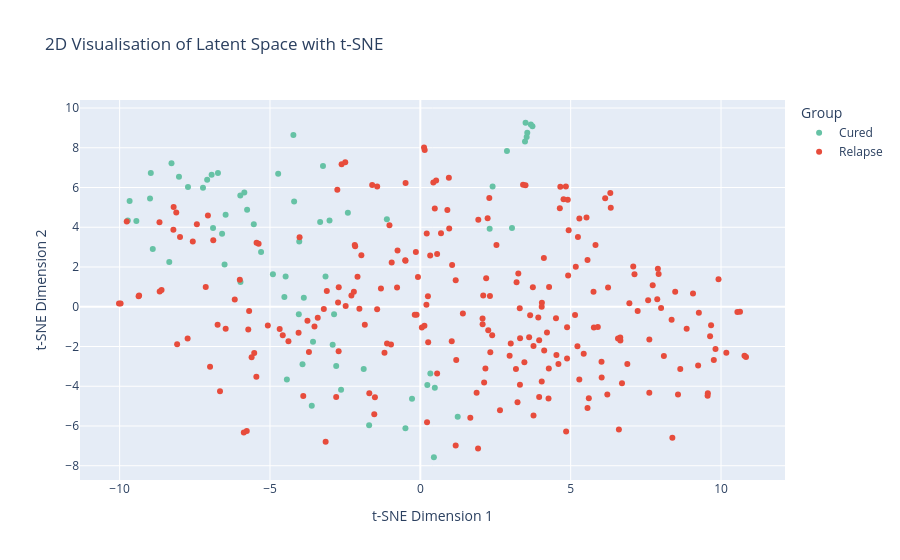
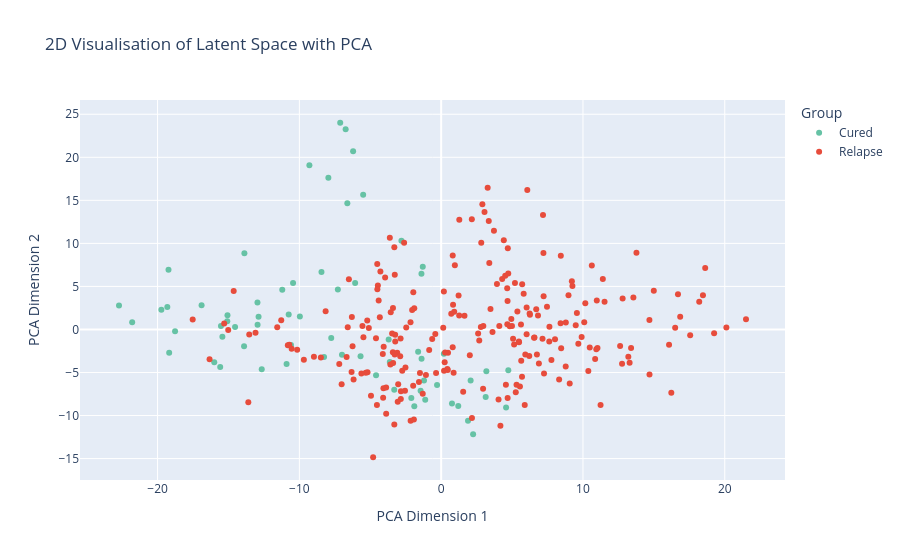

These figures' notebook cell, in order:
### Code cell
import pandas as pd
from sklearn.preprocessing import StandardScaler
from sklearn.impute import SimpleImputer
from sklearn.manifold import TSNE
import plotly.express as px

palette = {"Relapse": "#e74c3c", "Cured": "#66c2a5"}

# Cargar datos
X = pd.read_csv("data_to_use.csv")
y = X['group_name']
# Mapear etiquetas: 0 -> Relapse, 1 -> Cured
y = y.map({0: 'Relapse', 1: 'Cured'})

X = X.drop(columns=['group_name'])

# Imputar y escalar
X = StandardScaler().fit_transform(SimpleImputer(strategy='mean').fit_transform(X))

# t-SNE
X_tsne = TSNE(n_components=2, perplexity=50, random_state=42).fit_transform(X)

# Visualización interactiva
fig = px.scatter(
    x=X_tsne[:, 0],
    y=X_tsne[:, 1],
    color=y.astype(str),
    labels={'color': 'Group'},
    title="2D Visualisation of Latent Space with t-SNE",
    color_discrete_sequence=[palette['Cured'], palette['Relapse']],
)
fig.update_layout(
    xaxis_title="t-SNE Dimension 1",
    yaxis_title="t-SNE Dimension 2",
)
fig.show()

# Now do with PCA
from sklearn.decomposition import PCA
import plotly.express as px

# Cargar datos
X = pd.read_csv("data_to_use.csv")
y = X['group_name']
# Mapear etiquetas: 0 -> Relapse, 1 -> Cured
y = y.map({0: 'Relapse', 1: 'Cured'})

X = X.drop(columns=['group_name'])

# Imputar y escalar
X = StandardScaler().fit_transform(SimpleImputer(strategy='mean').fit_transform(X))

# PCA
X_pca = PCA(n_components=2).fit_transform(X)

# Visualización interactiva
fig = px.scatter(
    x=X_pca[:, 0],
    y=X_pca[:, 1],
    color=y.astype(str),
    labels={'color': 'Group'},
    title="2D Visualisation of Latent Space with PCA",
    color_discrete_sequence=[palette['Cured'], palette['Relapse']],
)
fig.update_layout(
    xaxis_title="PCA Dimension 1",
    yaxis_title="PCA Dimension 2",
)
fig.show()

### Figure 1 — Plotly figure (JSON) as saved in the notebook; plotly's stock layout.template omitted (floating-point values rounded to 4 significant figures; data arrays with more than 128 entries replaced by an {"elided": "..."} marker saying what was removed)
{"data": [{"hovertemplate": "Group=Cured<br>x=%{x}<br>y=%{y}<extra></extra>", "legendgroup": "Cured", "marker": {"color": "#66c2a5", "symbol": "circle"}, "mode": "markers", "name": "Cured", "orientation": "v", "showlegend": true, "type": "scatter", "x": [-6.511, -5.981, -3.918, -2.915, -3.569, -2.869, -4.902, -5.296, -5.539, -6.894, -2.41, -6.593, -1.113, 3.48, 3.556, -4.728, 2.881, 3.536, 3.728, 3.674, 3.5, -6.476, -8.898, -8.349, -5.987, -5.854, -9.668, -5.761, -7.228, -7.089, -6.941, -6.73, -8.989, -9.728, -4.221, -4.197, -3.238, -8.964, -8.275, -8.027, -7.727, -0.2764, 0.3328, -2.636, 1.243, 0.2327, 0.4814, -3.61, 0.4507, -4.438, -1.883, -4.521, -4.481, -3.332, -3.02, 3.048, 2.306, -4.027, -9.444, -1.703, -0.4958, -2.798, -3.153, -4.041, -3.875, 2.403], "xaxis": "x", "y": [2.124, 1.241, -2.898, -1.907, -1.763, -0.381, 1.631, 2.753, 4.148, 3.965, 4.729, 3.668, 4.406, 8.312, 8.761, 6.693, 7.834, 8.544, 9.084, 9.175, 9.259, 4.633, 2.911, 2.256, 5.593, 5.752, 5.316, 4.885, 5.987, 6.396, 6.646, 6.733, 5.448, 4.335, 8.646, 5.291, 7.085, 6.736, 7.222, 6.542, 6.027, -4.629, -3.363, -4.177, -5.537, -3.942, -4.08, -4.987, -7.573, -3.66, -3.13, 0.4968, 1.52, 4.259, 4.34, 3.958, 3.924, 3.289, 4.321, -5.963, -6.119, -2.985, 1.526, -0.3767, 0.4469, 6.048], "yaxis": "y"}, {"hovertemplate": "Group=Relapse<br>x=%{x}<br>y=%{y}<extra></extra>", "legendgroup": "Relapse", "marker": {"color": "#e74c3c", "symbol": "circle"}, "mode": "markers", "name": "Relapse", "orientation": "v", "showlegend": true, "type": "scatter", "x": {"elided": "232 float values"}, "xaxis": "x", "y": {"elided": "232 float values"}, "yaxis": "y"}], "layout": {"legend": {"title": {"text": "Group"}, "tracegroupgap": 0}, "title": {"text": "2D Visualisation of Latent Space with t-SNE"}, "xaxis": {"anchor": "y", "domain": [0, 1], "title": {"text": "t-SNE Dimension 1"}}, "yaxis": {"anchor": "x", "domain": [0, 1], "title": {"text": "t-SNE Dimension 2"}}}}

### Figure 2 — Plotly figure (JSON) as saved in the notebook; plotly's stock layout.template omitted (floating-point values rounded to 4 significant figures; data arrays with more than 128 entries replaced by an {"elided": "..."} marker saying what was removed)
{"data": [{"hovertemplate": "Group=Cured<br>x=%{x}<br>y=%{y}<extra></extra>", "legendgroup": "Cured", "marker": {"color": "#66c2a5", "symbol": "circle"}, "mode": "markers", "name": "Cured", "orientation": "v", "showlegend": true, "type": "scatter", "x": [-8.257, -1.382, -2.105, -0.2888, -3.31, -1.624, -6.995, -10.9, -9.966, -13.9, -8.441, -10.75, -6.067, -5.501, -7.955, -13.88, -6.617, -6.21, -6.736, -7.119, -9.292, -15.09, -15.07, -15.58, -16.0, -14.53, -19.18, -15.53, -19.31, -16.9, -21.79, -19.23, -22.72, -18.77, -11.21, -10.59, -12.65, -12.96, -12.88, -12.95, -19.73, 2.253, 3.187, 1.206, 4.579, 3.141, 4.735, -1.123, 2.079, -1.45, 0.1896, -3.62, -5.686, -10.44, -7.286, -1.296, -1.39, -7.753, -15.43, -1.894, 1.894, 0.763, -1.21, -4.592, -3.703, -2.802], "xaxis": "x", "y": [-3.211, -3.409, -7.949, -6.441, -7.001, -2.598, -2.928, -4.002, 1.495, -1.946, 6.674, 1.743, 5.383, 15.65, 17.62, 8.85, 14.66, 20.71, 23.25, 24.01, 19.07, 0.9536, 1.66, -4.369, -3.815, 0.2895, -2.708, 0.3982, 2.608, 2.802, 0.8311, 6.928, 2.778, -0.2198, 4.622, -1.817, -4.617, 3.123, 1.486, 0.556, 2.296, -12.16, -4.847, -8.9, -9.056, -7.844, -4.726, -8.156, -5.944, -7.125, -2.83, -3.79, -3.1, 5.394, 4.647, 7.287, 6.459, -0.9846, -0.8432, -8.916, -10.6, -8.589, -5.922, -5.333, -1.165, 10.3], "yaxis": "y"}, {"hovertemplate": "Group=Relapse<br>x=%{x}<br>y=%{y}<extra></extra>", "legendgroup": "Relapse", "marker": {"color": "#e74c3c", "symbol": "circle"}, "mode": "markers", "name": "Relapse", "orientation": "v", "showlegend": true, "type": "scatter", "x": {"elided": "232 float values"}, "xaxis": "x", "y": {"elided": "232 float values"}, "yaxis": "y"}], "layout": {"legend": {"title": {"text": "Group"}, "tracegroupgap": 0}, "title": {"text": "2D Visualisation of Latent Space with PCA"}, "xaxis": {"anchor": "y", "domain": [0, 1], "title": {"text": "PCA Dimension 1"}}, "yaxis": {"anchor": "x", "domain": [0, 1], "title": {"text": "PCA Dimension 2"}}}}
